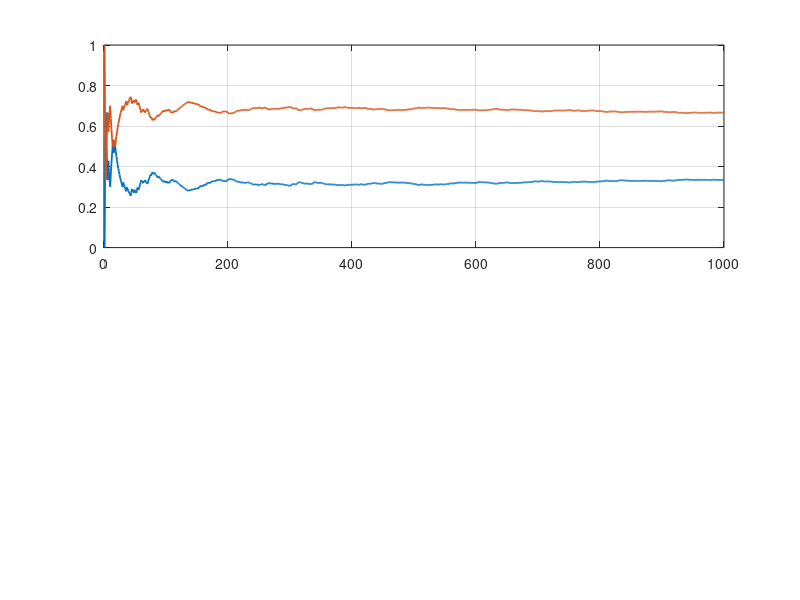

Reproduce this figure in MATLAB. (Note: this script raises an error after producing the figure.)
%% MONTY_HALL_DEMO  Monte Carlo for two Monty Hall variants
% Part A: Standard formulation of the problem (the host always reveals 
%         a goat, then offers a switch).
%         Switching wins → 2/3; Staying wins → 1/3.
% Part B: Random host (chooses a door uniformly from the tow doors you didn't pick).
%         If he opens the car, the round is invalid and we discard it.
%         Switch = Stay = 1/2.

% Parameters
N = 1000;

%% Part A: Standard host (goat reveal guaranteed)
win_switch = zeros(1,N);
win_stay   = zeros(1,N);

for j = 1:N
    
    doors     = randperm(3);    % value 1 = car, 2/3 = goats
    your_pick = randi(3);

    % possible door to open
    open_door = randi(3);

    % if it is your pick or contains the car, open another one instead
    while open_door == your_pick || doors(open_door) == 1
        open_door = randi(3);
    end

    closed_door = setdiff(1:3, [your_pick open_door]);

    if doors(your_pick) == 1 % you stick to your initial pick
        win_switch(j) = 1;
    end
    your_pick = closed_door; % you switch doors
    if doors(your_pick) == 1
        win_stay(j) = 1;
    end
end

win_ratio_switch = cumsum(win_switch)./(1:N);
win_ratio_stay   = cumsum(win_stay)./(1:N);

%% Part B: Random host 
win_switch_R = zeros(1,N);
win_stay_R   = zeros(1,N);

v = 1;  % number of valid rounds (host happened to open a goat)

while v < N

    doors = randperm(3);
    your_pick = randi(3);

   % possible door to open
    open_door = randi(3);

    % if it is your pick, open another one instead
    % it can possibly be a goat
    while open_door == your_pick
        open_door = randi(3);
    end

    closed_door = setdiff(1:3, [your_pick open_door]);

    % valid trials only
    if doors(open_door) ~= 1 
        if doors(your_pick) == 1
            win_stay_R(v) = 1;
        elseif doors(closed_door) == 1
            win_switch_R(v) = 1;
        end
        v = v+1;
    end

end

win_ratio_switch_R = cumsum(win_switch_R)./(1:N);
win_ratio_stay_R   = cumsum(win_stay_R)./(1:N);

%% Plots
% Panel A
figure
subplot(2,1,1); hold on; grid on; box on;
plot(1:N, win_ratio_switch, '-', 'LineWidth', 1.3);
plot(1:N, win_ratio_stay,   '-', 'LineWidth', 1.3);
yline(2/3, '--'); yline(1/3, '--');
legend('Switch (MC)','Stay (MC)', 'Location','northeast');
title('A) Standard host (always reveals a goat)');
xlabel('Rounds'); ylabel('Success probability');

% Panel B
subplot(2,1,2); hold on; grid on; box on;
plot(1:N, win_ratio_switch_R, '-', 'LineWidth', 1.3);
plot(1:N, win_ratio_stay_R,   '-', 'LineWidth', 1.3);
yline(1/2, '--');
legend('Switch (MC)','Stay (MC)', 'Location','northeast');
title('B) Random host (conditioned on goat reveal)');
xlabel('Valid rounds'); ylabel('Success probability');